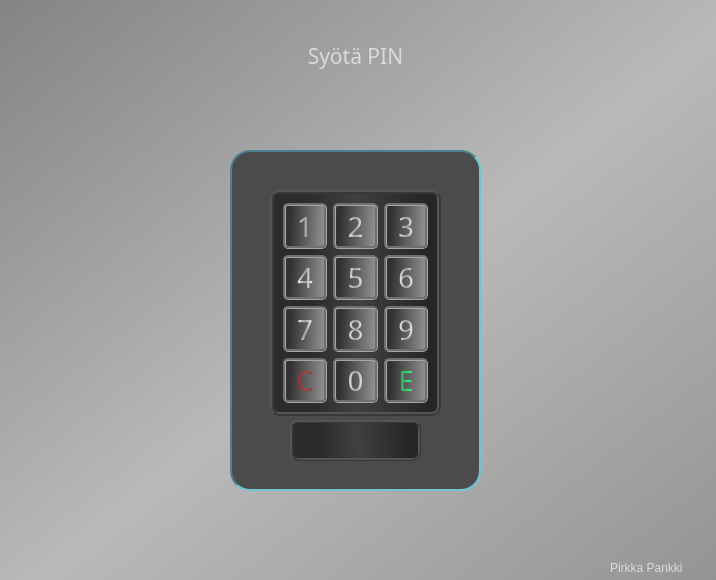
<?xml version="1.0" encoding="UTF-8"?>
<ui version="4.0">
 <class>pinUInappis</class>
 <widget class="QDialog" name="pinUInappis">
  <property name="geometry">
   <rect>
    <x>0</x>
    <y>0</y>
    <width>716</width>
    <height>580</height>
   </rect>
  </property>
  <property name="mouseTracking">
   <bool>false</bool>
  </property>
  <property name="windowTitle">
   <string>Dialog</string>
  </property>
  <property name="styleSheet">
   <string notr="true">QDialog {
	
	background-color: qlineargradient(spread:pad, x1:0, y1:0, x2:1, y2:1, stop:0 rgba(173, 173, 173, 255), stop:0.478873 rgba(84, 102, 109, 255), stop:0.915493 rgba(72, 72, 72, 255));
	background-color: qlineargradient(spread:pad, x1:0, y1:0, x2:1, y2:1, stop:0 rgba(75, 75, 75, 255), stop:0.57277 rgba(152, 152, 152, 255), stop:1 rgba(161, 161, 161, 255));
	background-color: qlineargradient(spread:pad, x1:0, y1:0, x2:1, y2:1, stop:0 rgba(139, 139, 139, 255), stop:0.525822 rgba(191, 191, 191, 255), stop:1 rgba(161, 161, 161, 255));
	
	background-color: qlineargradient(spread:pad, x1:0, y1:0, x2:1, y2:1, stop:0 rgba(139, 139, 139, 255), stop:0.525822 rgba(226, 226, 226, 255), stop:1 rgba(161, 161, 161, 255));

background-color: qlineargradient(spread:pad, x1:0, y1:0, x2:1, y2:1, stop:0 rgba(132, 132, 132, 255), stop:0.525822 rgba(185, 185, 185, 255), stop:1 rgba(148, 148, 148, 255));

	background-color: qlineargradient(spread:pad, x1:0, y1:0, x2:1, y2:1, stop:0 rgba(51, 51, 51, 255), stop:				0.525822 rgba(95, 95, 95, 255), stop:1 rgba(58, 58, 58, 255));

}




QFrame {
	background-color: qlineargradient(spread:pad, x1:0, y1:0.431818, x2:1, y2:0.409364, stop:0.217877 rgba(43, 43, 43, 255), stop:0.50838 rgba(64, 64, 64, 255), stop:0.938547 rgba(37, 37, 37, 255));

border: 4px ridge #383838; 
border-radius: 10px;


}

QFrame#frame {
background-color: rgb(75, 75, 75);
	
	border: 2px inset #4a8390;
	border-radius: 20px;
}
QLabel {
	background: transparent;
	border: none;
}


QPushButton {
	
	font: 20pt bold &quot;Titillium Web&quot;; 

	color: qlineargradient(spread:pad, x1:0, y1:0.414773, x2:1, y2:0.409364, stop:0.122905 rgba(18, 18, 18, 255), stop:0.513966 rgba(64, 64, 64, 255), stop:0.949721 rgba(4, 4, 4, 255));
	color: qlineargradient(spread:reflect, x1:0, y1:0, x2:0.497653, y2:0, stop:0 rgba(255, 255, 255, 255), stop:1 rgba(177, 177, 177, 255));
	color: qlineargradient(spread:reflect, x1:0, y1:0, x2:0.488, y2:0, stop:0 rgba(243, 243, 243, 255), stop:0.85446 rgba(166, 166, 166, 255));

	background-color: qlineargradient(spread:reflect, x1:0.245, y1:0.137636, x2:1, y2:0.153, stop:0.0893855 rgba(84, 83, 83, 255), stop:0.597765 rgba(148, 148, 148, 255), stop:0.927374 rgba(180, 191, 191, 255)); 

	background-color: qlineargradient(spread:pad, x1:0.099, y1:0, x2:0.864, y2:0.0170455, stop:0 rgba(25, 25, 25, 255), stop:1 rgba(114, 114, 114, 255));
	background-color: qlineargradient(spread:pad, x1:0.156, y1:0, x2:1, y2:0.045, stop:0 rgba(50, 50, 50, 255), stop:1 rgba(144, 144, 144, 255));

	border: 3px groove #6f6f6f;
	border-radius: 5px;
	padding: 3px;


}
QPushButton:hover {
	background-color: qlineargradient(spread:reflect, x1:0, y1:0.971682, x2:1, y2:0.989045, stop:0.217877 rgba(87, 87, 87, 255), stop:0.625698 rgba(219, 219, 219, 255), stop:0.905028 rgba(196, 196, 196, 255));
	color: qlineargradient(spread:reflect, x1:0.005, y1:0, x2:0.488, y2:0, stop:0 rgba(186, 186, 186, 255), stop:0.812207 rgba(106, 106, 106, 255));
	color: qlineargradient(spread:reflect, x1:0.005, y1:0, x2:0.488, y2:0, stop:0 rgba(95, 95, 95, 255), stop:0.812207 rgba(28, 28, 28, 255));
   
}

QPushButton:pressed {
	background-color: qlineargradient(spread:pad, x1:0, y1:0.414773, x2:1, y2:0.409364, stop:0.268156 rgba(30, 30, 30, 255), stop:			  0.636872 rgba(55, 55, 55, 255), stop:1 rgba(136, 136, 136, 255));
	color: qlineargradient(spread:pad, x1:0, y1:0.414773, x2:1, y2:0.409364, stop:0.122905 rgba(144, 144, 144, 255), stop:0.513966 rgba(255, 255, 255, 255), stop:0.949721 rgba(132, 132, 132, 255));

border: 3px groove #393939;
}

QPushButton#BCancel {

	color: qlineargradient(spread:reflect, x1:0, y1:0, x2:0.55, y2:0, stop:0 rgba(145, 45, 47, 255), stop:1 rgba(163, 68, 74, 255));
	
}

QPushButton#BCancel:hover {
	background-color: qlineargradient(spread:reflect, x1:0, y1:0, x2:1, y2:0, stop:0 rgba(144, 35, 35, 255), stop:0.418994 rgba(255, 170, 141, 255), stop:0.854749 rgba(200, 64, 64, 255));
}

QPushButton#BCancel:pressed {
	background-color: qlineargradient(spread:reflect, x1:0, y1:0, x2:1, y2:0, stop:0.0111732 rgba(62, 18, 18, 255), stop:0.49162 rgba(153, 83, 106, 255), stop:0.832402 rgba(107, 25, 25, 255));
	color: qlineargradient(spread:pad, x1:0, y1:0.437, x2:1, y2:0.472, stop:0.363128 rgba(191, 143, 143, 255), stop:1 rgba(251, 216, 216, 255));

border: 3px groove #763839;
}
QPushButton#BEnter{
 
	color: qlineargradient(spread:pad, x1:0, y1:0.391545, x2:1, y2:0.392, stop:0.223464 rgba(51, 182, 97, 255), stop:1 rgba(53, 251, 122, 255));

}

QPushButton#BEnter:hover {
	background-color: qlineargradient(spread:reflect, x1:0, y1:0, x2:1, y2:0, stop:0.0111732 rgba(66, 144, 35, 255), stop:0.418994 rgba(159, 255, 184, 255), stop:0.832402 rgba(63, 203, 76, 255));
	color: qlineargradient(spread:pad, x1:0, y1:0.391545, x2:1, y2:0.392, stop:0.223464 rgba(28, 100, 53, 255), stop:1 rgba(81, 159, 108, 255));
 
}
QPushButton#BEnter:pressed {
	background-color: qlineargradient(spread:reflect, x1:0, y1:0, x2:1, y2:0, stop:0.0111732 rgba(28, 61, 15, 255), stop:0.418994 rgba(98, 148, 112, 255), stop:0.832402 rgba(24, 78, 29, 255));
	color: qlineargradient(spread:pad, x1:0, y1:0.437, x2:1, y2:0.472, stop:0.363128 rgba(98, 177, 119, 255), stop:1 rgba(167, 241, 162, 255));

border: 3px groove #1ea154;
}

QLabel {	
	
 	color: #dadada;
	font: 290 16pt &quot;Microsoft YaHei Light&quot;;

}
QLabel#label_2 {	
	
	color: rgb(112, 22, 24);
	font: 290 16pt &quot;Microsoft YaHei Light&quot;;
}

QLabel#pirkkal {	
	color: #dadada;
	font: 350 10pt &quot;Leelawadee UI Semilight&quot;;
	qproperty-geometry:rect(610 550 101 35);
}


QLineEdit {	
	
font: 290 16pt &quot;Microsoft YaHei Light&quot;;
	color: #b1b1b1;
	border: 3px ridge #383838;

	background-color: qlineargradient(spread:pad, x1:0, y1:0.431818, x2:1, y2:0.409364, stop:0.217877 rgba(43, 43, 43, 255), stop:0.50838 rgba(64, 64, 64, 255), stop:0.938547 rgba(37, 37, 37, 255));
	border-radius:8px;
}


</string>
  </property>
  <widget class="QLineEdit" name="PinLineEdit">
   <property name="geometry">
    <rect>
     <x>290</x>
     <y>420</y>
     <width>131</width>
     <height>41</height>
    </rect>
   </property>
   <property name="font">
    <font>
     <family>Microsoft YaHei Light</family>
     <pointsize>16</pointsize>
     <italic>false</italic>
     <bold>false</bold>
    </font>
   </property>
   <property name="cursor">
    <cursorShape>IBeamCursor</cursorShape>
   </property>
   <property name="focusPolicy">
    <enum>Qt::NoFocus</enum>
   </property>
   <property name="text">
    <string/>
   </property>
   <property name="echoMode">
    <enum>QLineEdit::Normal</enum>
   </property>
   <property name="alignment">
    <set>Qt::AlignCenter</set>
   </property>
  </widget>
  <widget class="QFrame" name="PinFrame">
   <property name="geometry">
    <rect>
     <x>270</x>
     <y>190</y>
     <width>171</width>
     <height>226</height>
    </rect>
   </property>
   <property name="frameShape">
    <enum>QFrame::StyledPanel</enum>
   </property>
   <property name="frameShadow">
    <enum>QFrame::Raised</enum>
   </property>
   <layout class="QGridLayout" name="gridLayout">
    <item row="1" column="0">
     <widget class="QPushButton" name="B4">
      <property name="font">
       <font>
        <family>13 Titillium Web</family>
        <pointsize>20</pointsize>
        <italic>false</italic>
        <bold>false</bold>
       </font>
      </property>
      <property name="text">
       <string>4</string>
      </property>
     </widget>
    </item>
    <item row="3" column="1">
     <widget class="QPushButton" name="B0">
      <property name="font">
       <font>
        <family>13 Titillium Web</family>
        <pointsize>20</pointsize>
        <italic>false</italic>
        <bold>false</bold>
       </font>
      </property>
      <property name="text">
       <string>0</string>
      </property>
     </widget>
    </item>
    <item row="0" column="0">
     <widget class="QPushButton" name="B1">
      <property name="font">
       <font>
        <family>13 Titillium Web</family>
        <pointsize>20</pointsize>
        <italic>false</italic>
        <bold>false</bold>
       </font>
      </property>
      <property name="text">
       <string>1</string>
      </property>
     </widget>
    </item>
    <item row="2" column="2">
     <widget class="QPushButton" name="B9">
      <property name="font">
       <font>
        <family>13 Titillium Web</family>
        <pointsize>20</pointsize>
        <italic>false</italic>
        <bold>false</bold>
       </font>
      </property>
      <property name="text">
       <string>9</string>
      </property>
     </widget>
    </item>
    <item row="0" column="2">
     <widget class="QPushButton" name="B3">
      <property name="font">
       <font>
        <family>13 Titillium Web</family>
        <pointsize>20</pointsize>
        <italic>false</italic>
        <bold>false</bold>
       </font>
      </property>
      <property name="text">
       <string>3</string>
      </property>
     </widget>
    </item>
    <item row="3" column="2">
     <widget class="QPushButton" name="BEnter">
      <property name="font">
       <font>
        <family>13 Titillium Web</family>
        <pointsize>20</pointsize>
        <italic>false</italic>
        <bold>false</bold>
       </font>
      </property>
      <property name="text">
       <string>E</string>
      </property>
     </widget>
    </item>
    <item row="2" column="0">
     <widget class="QPushButton" name="B7">
      <property name="font">
       <font>
        <family>13 Titillium Web</family>
        <pointsize>20</pointsize>
        <italic>false</italic>
        <bold>false</bold>
       </font>
      </property>
      <property name="text">
       <string>7</string>
      </property>
     </widget>
    </item>
    <item row="2" column="1">
     <widget class="QPushButton" name="B8">
      <property name="font">
       <font>
        <family>13 Titillium Web</family>
        <pointsize>20</pointsize>
        <italic>false</italic>
        <bold>false</bold>
       </font>
      </property>
      <property name="text">
       <string>8</string>
      </property>
     </widget>
    </item>
    <item row="1" column="1">
     <widget class="QPushButton" name="B5">
      <property name="font">
       <font>
        <family>13 Titillium Web</family>
        <pointsize>20</pointsize>
        <italic>false</italic>
        <bold>false</bold>
       </font>
      </property>
      <property name="text">
       <string>5</string>
      </property>
     </widget>
    </item>
    <item row="3" column="0">
     <widget class="QPushButton" name="BCancel">
      <property name="font">
       <font>
        <family>13 Titillium Web</family>
        <pointsize>20</pointsize>
        <italic>false</italic>
        <bold>false</bold>
       </font>
      </property>
      <property name="text">
       <string>C</string>
      </property>
     </widget>
    </item>
    <item row="0" column="1">
     <widget class="QPushButton" name="B2">
      <property name="font">
       <font>
        <family>13 Titillium Web</family>
        <pointsize>20</pointsize>
        <italic>false</italic>
        <bold>false</bold>
       </font>
      </property>
      <property name="text">
       <string>2</string>
      </property>
     </widget>
    </item>
    <item row="1" column="2">
     <widget class="QPushButton" name="B6">
      <property name="font">
       <font>
        <family>13 Titillium Web</family>
        <pointsize>20</pointsize>
        <italic>false</italic>
        <bold>false</bold>
       </font>
      </property>
      <property name="text">
       <string>6</string>
      </property>
     </widget>
    </item>
   </layout>
  </widget>
  <widget class="QLabel" name="label">
   <property name="geometry">
    <rect>
     <x>30</x>
     <y>40</y>
     <width>651</width>
     <height>31</height>
    </rect>
   </property>
   <property name="font">
    <font>
     <family>Microsoft YaHei Light</family>
     <pointsize>16</pointsize>
     <italic>false</italic>
     <bold>false</bold>
    </font>
   </property>
   <property name="text">
    <string>Syötä PIN</string>
   </property>
   <property name="alignment">
    <set>Qt::AlignCenter</set>
   </property>
  </widget>
  <widget class="QLabel" name="label_2">
   <property name="geometry">
    <rect>
     <x>50</x>
     <y>80</y>
     <width>611</width>
     <height>51</height>
    </rect>
   </property>
   <property name="font">
    <font>
     <family>Microsoft YaHei Light</family>
     <pointsize>16</pointsize>
     <italic>false</italic>
     <bold>false</bold>
    </font>
   </property>
   <property name="text">
    <string/>
   </property>
   <property name="alignment">
    <set>Qt::AlignCenter</set>
   </property>
  </widget>
  <widget class="QLabel" name="pirkkal">
   <property name="geometry">
    <rect>
     <x>610</x>
     <y>550</y>
     <width>101</width>
     <height>35</height>
    </rect>
   </property>
   <property name="text">
    <string>Pirkka Pankki</string>
   </property>
  </widget>
  <widget class="QFrame" name="frame">
   <property name="geometry">
    <rect>
     <x>230</x>
     <y>150</y>
     <width>251</width>
     <height>341</height>
    </rect>
   </property>
   <property name="frameShape">
    <enum>QFrame::StyledPanel</enum>
   </property>
   <property name="frameShadow">
    <enum>QFrame::Raised</enum>
   </property>
  </widget>
  <zorder>frame</zorder>
  <zorder>PinLineEdit</zorder>
  <zorder>PinFrame</zorder>
  <zorder>label</zorder>
  <zorder>label_2</zorder>
  <zorder>pirkkal</zorder>
 </widget>
 <resources/>
 <connections/>
</ui>
